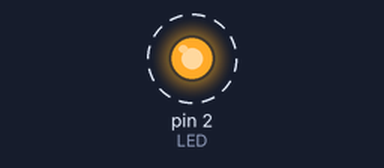
This sketch was run on a simulated Arduino Uno, built with avr-gcc and run on an emulated ATmega328P. Shown: output pins drawn as LEDs (lit = HIGH). Dashed ring = blinking.

Above: at 0.1 s.
Timing chart, 0 to 3.0 s (numbered marks = the images above):
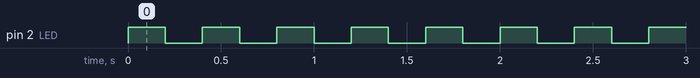

Measured:
- by itself, pin 2 (LED): alternates HIGH for 0.20 s and LOW for 0.20 s

The sketch:

Slave.ino
```cpp
#include <Wire.h>

int LED = 2;
int x = 0;

void setup() {
  pinMode(LED, OUTPUT);
  Wire.begin(9); //Arranca el bus I2C como esclavo en la direcciob 9.
  Wire.onReceive(receiveEvent); //Conecta una funcion para disparar cuando se recibe algo.

}

void receiveEvent(int bytes){
  x = Wire.read(); //Lee un caracter del I2C.
}

void loop() {

  if (x==0){
    digitalWrite(LED,HIGH);
    delay(200);
    digitalWrite(LED, LOW);
    delay(200);
  }

  if (x==3){
    digitalWrite(LED, HIGH);
    delay(400);
    digitalWrite(LED,LOW);
    delay(400);
  }
}
```
